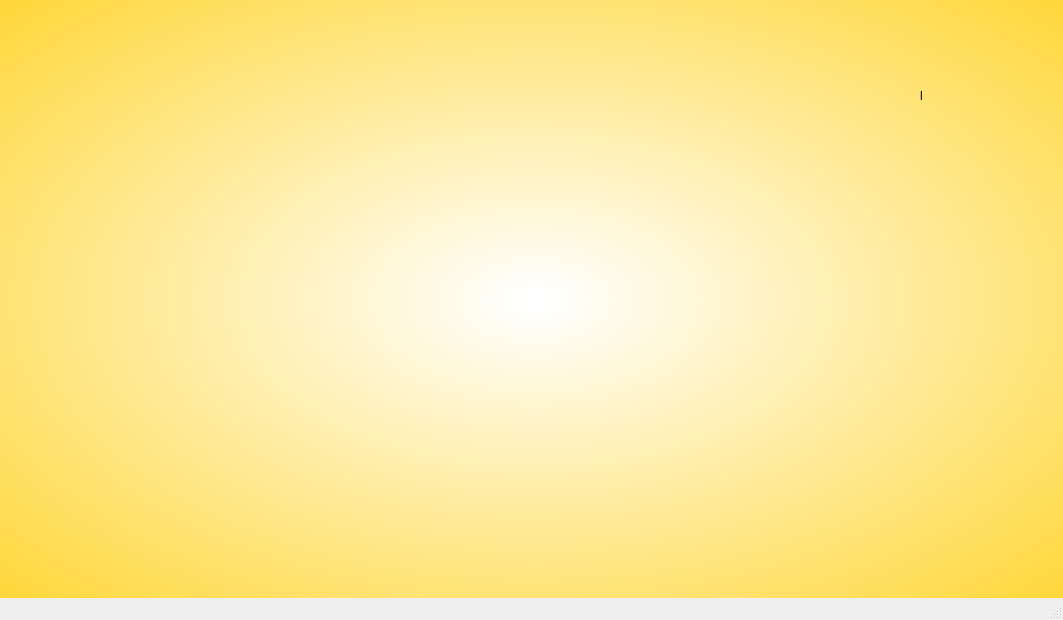
<?xml version="1.0" encoding="UTF-8"?>
<ui version="4.0">
 <class>MainWindow</class>
 <widget class="QMainWindow" name="MainWindow">
  <property name="geometry">
   <rect>
    <x>0</x>
    <y>0</y>
    <width>1063</width>
    <height>620</height>
   </rect>
  </property>
  <property name="windowTitle">
   <string>MainWindow</string>
  </property>
  <widget class="QWidget" name="centralwidget">
   <widget class="QLabel" name="label">
    <property name="geometry">
     <rect>
      <x>0</x>
      <y>0</y>
      <width>1071</width>
      <height>601</height>
     </rect>
    </property>
    <property name="styleSheet">
     <string notr="true">background-color: qradialgradient(spread:pad, cx:0.499, cy:0.499318, radius:0.871, fx:0.5, fy:0.5, stop:0.0097561 rgba(255, 255, 255, 255), stop:0.887805 rgba(255, 211, 38, 255));</string>
    </property>
    <property name="text">
     <string/>
    </property>
   </widget>
   <widget class="QLabel" name="label_2">
    <property name="geometry">
     <rect>
      <x>920</x>
      <y>50</y>
      <width>101</width>
      <height>91</height>
     </rect>
    </property>
    <property name="styleSheet">
     <string notr="true">image: url(:/image/image/square.png);</string>
    </property>
    <property name="text">
     <string>l</string>
    </property>
   </widget>
  </widget>
  <widget class="QMenuBar" name="menubar">
   <property name="geometry">
    <rect>
     <x>0</x>
     <y>0</y>
     <width>1063</width>
     <height>26</height>
    </rect>
   </property>
  </widget>
  <widget class="QStatusBar" name="statusbar"/>
 </widget>
 <resources>
  <include location="intro.qrc"/>
 </resources>
 <connections/>
</ui>
